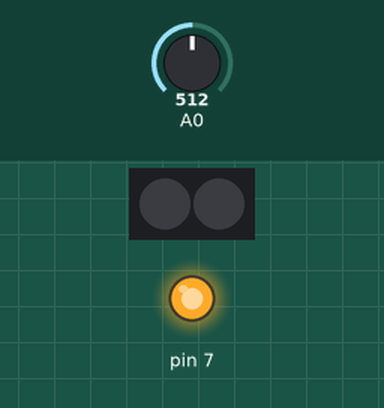
Bench run of a sketch on a simulated Arduino Uno, built with avr-gcc and run on an emulated ATmega328P. Parts: 2 RGB LEDs in strip order, left to right, output pins drawn as LEDs (lit = HIGH). Inputs (shaded band) come from the test bench; at power-on: A0 = 512. The strip is taken to match the declared colour order.

Above: at 1.2 s.
1.3 s: A0 set to 498
At 2.02 s:
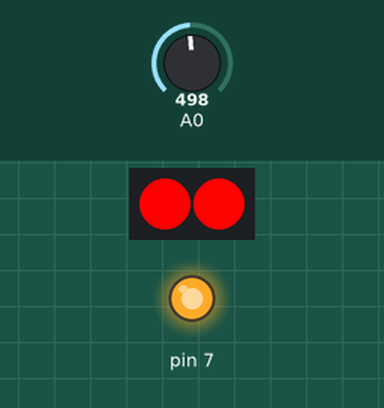
4.3 s: A0 set to 716
At 5.6 s:
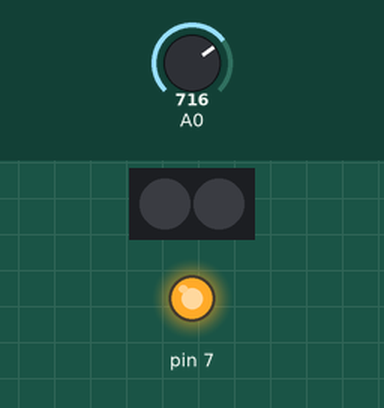
5.9 s: A0 set to 511
At 5.95 s:
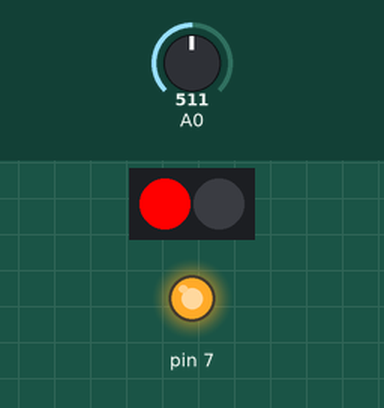
8.9 s: A0 set to 900
At 10.4 s:
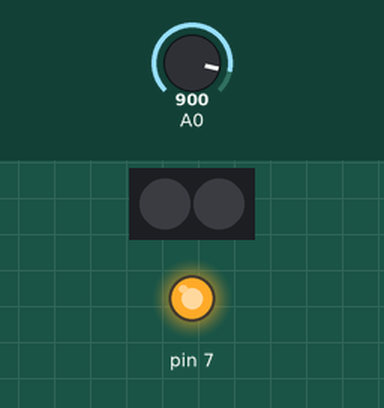
Timing chart, 0 to 11.5 s (numbered marks = the images above; inputs shaded):
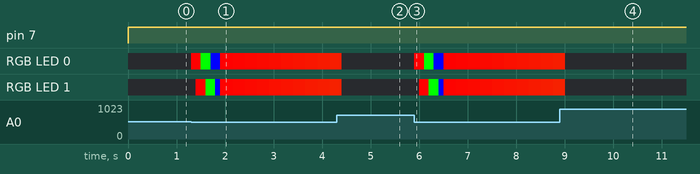

The sketch:

LDRNeoPixelCode.ino
```cpp
#include <Adafruit_NeoPixel.h>
//download from Adafruit web site
#ifdef __AVR__
  #include <avr/power.h>
#endif

#define PIN 6

// Parameter 1 = number of pixels in strip
// Parameter 2 = Arduino pin number (most are valid)
// Parameter 3 = pixel type flags, add together as needed:
//   NEO_KHZ800  800 KHz bitstream (most NeoPixel products w/WS2812 LEDs)
//   NEO_KHZ400  400 KHz (classic 'v1' (not v2) FLORA pixels, WS2811 drivers)
//   NEO_GRB     Pixels are wired for GRB bitstream (most NeoPixel products)
//   NEO_RGB     Pixels are wired for RGB bitstream (v1 FLORA pixels, not v2)
//   NEO_RGBW    Pixels are wired for RGBW bitstream (NeoPixel RGBW products)
Adafruit_NeoPixel strip = Adafruit_NeoPixel(2, PIN, NEO_RGB);

// IMPORTANT: To reduce NeoPixel burnout risk, add 1000 uF capacitor across
// pixel power leads, add 300 - 500 Ohm resistor on first pixel's data input
// and minimize distance between Arduino and first pixel.  Avoid connecting
// on a live circuit...if you must, connect GND first.

void setup() {
  pinMode(7, OUTPUT);
  // This is for Trinket 5V 16MHz, you can remove these three lines if you are not using a Trinket
  #if defined (__AVR_ATtiny85__)
    if (F_CPU == 16000000) clock_prescale_set(clock_div_1);
  #endif
  // End of trinket special code
//Serial.begin(9600);

  strip.begin();
  strip.show(); // Initialize all pixels to 'off'
}

void loop() {
  digitalWrite(7, HIGH);
 int sensorValue = analogRead(A0);
// Convert the analog reading (which goes from 0 - 1023) to a voltage (0 - 5V):
float voltage = sensorValue * (5.0 / 1023.0);  // print out the value you read:
  //Serial.println(voltage);
if (voltage <2.5){
  Serial.println(voltage);
  strip.setBrightness(255);
  // Some example procedures showing how to display to the pixels:
  colorWipe(strip.Color(255, 0, 0), 100); // Red
  Serial.println(voltage);
  colorWipe(strip.Color(0, 255, 0), 100); // Green
  Serial.println(voltage);
  colorWipe(strip.Color(0, 0, 255), 100); // Blue
Serial.println(voltage);
  rainbow(250);

}
else if (voltage>2.5) {
strip.setBrightness(0);
strip.show();
}

}
// Fill the dots one after the other with a color
void colorWipe(uint32_t c, uint8_t wait) {
  for(uint16_t i=0; i<strip.numPixels(); i++) {
    strip.setPixelColor(i, c);
    strip.show();
    delay(wait);
    //int sensorValue = analogRead(A0);
// Convert the analog reading (which goes from 0 - 1023) to a voltage (0 - 5V):
//float voltage = sensorValue * (5.0 / 1023.0);  // print out the value you read:
  //Serial.println(voltage);

  }
}

void rainbow(uint8_t wait) {
  uint16_t i, j;

  //Serial.println(voltage);
  for(j=0; j<256; j++) {
    for(i=0; i<strip.numPixels(); i++) {
      strip.setPixelColor(i, Wheel((i+j) & 255));
  /*int sensorValue = analogRead(A0);
// Convert the analog reading (which goes from 0 - 1023) to a voltage (0 - 5V):
float voltage = sensorValue * (5.0 / 1023.0);  // print out the value you read:

    if (voltage >2.5){
        strip.setBrightness(0);
        break;
  }*/
    strip.show();
    }
    delay(wait);
    int sensorValue = analogRead(A0);
// Convert the analog reading (which goes from 0 - 1023) to a voltage (0 - 5V):
float voltage = sensorValue * (5.0 / 1023.0);  // print out the value you read:
  //Serial.println(voltage);
    //Serial.println(voltage);
    if (voltage > 2.5){
    break;
  }
  }
}
/*
*/
// Input a value 0 to 255 to get a color value.
// The colours are a transition r - g - b - back to r.
uint32_t Wheel(byte WheelPos) {
  WheelPos = 255 - WheelPos;
  if(WheelPos < 85) {
    return strip.Color(255 - WheelPos * 3, 0, WheelPos * 3);
  }
  if(WheelPos < 170) {
    WheelPos -= 85;
    return strip.Color(0, WheelPos * 3, 255 - WheelPos * 3);
  }
  WheelPos -= 170;
  return strip.Color(WheelPos * 3, 255 - WheelPos * 3, 0);
}
```

Measured:
- the behaviour switches between 512 and 511 on A0 (found by bisection; images 0 and 1)
